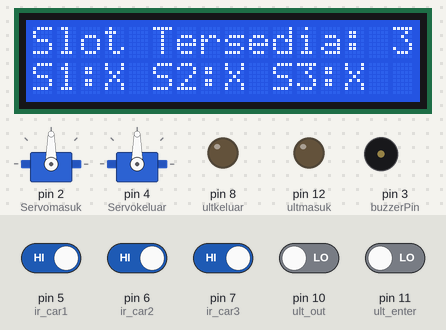
Bench run of a sketch on a simulated Arduino Uno, built with avr-gcc and run on an emulated ATmega328P. Shown: 2 × servo, 16×2 character LCD, output pins drawn as LEDs (lit = HIGH), buzzer (waves = sounding, pin HIGH). The inputs (shaded band) are chosen by the test bench; at power-on: pin 5 (ir_car1), pin 6 (ir_car2), pin 7 (ir_car3) HIGH, pin 10 (ult_out), pin 11 (ult_enter) LOW. What the sketch prints to the serial monitor is not drawn.

Above: at 17.3 s.
17.4 s: pin 5 (ir_car1) driven LOW and pin 6 (ir_car2) driven LOW
23.9 s: pin 7 (ir_car3) driven LOW
At 25.4 s:
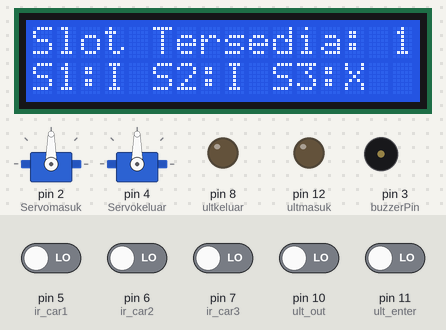
28.5 s: pin 5 (ir_car1) driven HIGH
At 31.1 s:
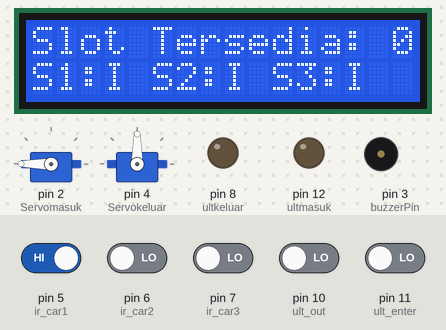
31.7 s: pin 6 (ir_car2) driven HIGH
At 33.2 s:
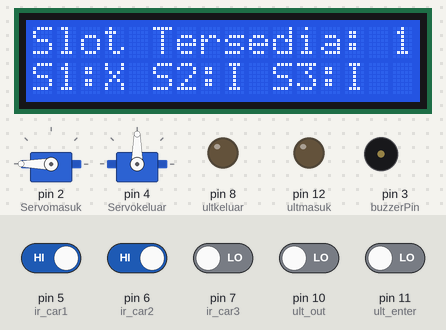
35.8 s: pin 5 (ir_car1) driven LOW
40.0 s: pin 7 (ir_car3) driven HIGH
At 44.91 s:
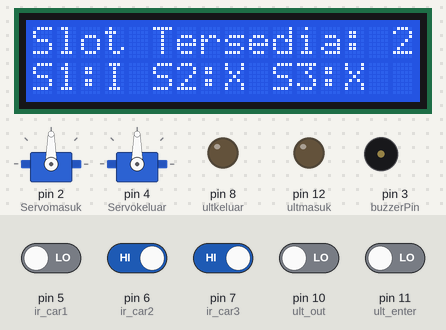
Timing chart, 0 to 45.1 s (numbered marks = the images above; inputs shaded):
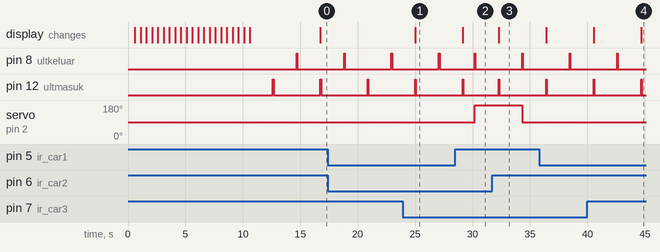

Measured:
- after the input at 40.0 s, the display: first differs from a run without the input after 4.7 s (image 4)
- by itself, pin 8 (ultkeluar): alternates HIGH for 0.05 s and LOW for 4.1 s

The sketch:

Main.ino
```cpp
#include <Servo.h>
#include <Wire.h>
#include <LiquidCrystal_I2C.h>

const int buttonPin = 1;
const int buzzerPin = 3;
int ultmasuk = 12;
int ultkeluar = 8;
int err = 0;

LiquidCrystal_I2C lcd(0x3f, 16, 2); //LCD
Servo Servomasuk; // servo masuk
Servo Servokeluar; // servo keluar

#define ult_enter 11 // Echo
#define ult_out 10  // Echo

#define ir_car1 5
#define ir_car2 6
#define ir_car3 7
#define opbut 0

int S1 = 0, S2 = 0, S3 = 0;
int slot = 3;
int pos1 = 0;
int pos2 = 0;
int total = 0;

void setup() {
  Serial.begin(9600);
  pinMode(ir_car1, INPUT); // slot parkir 1
  pinMode(ir_car2, INPUT); // slot parkir 2
  pinMode(ir_car3, INPUT); // slot parkir 3
  pinMode(ult_enter, INPUT);
  pinMode(ult_out, INPUT);
  pinMode(ultmasuk, OUTPUT);
  pinMode(ultkeluar, OUTPUT);
  pinMode(buttonPin, INPUT);
  pinMode(buzzerPin, OUTPUT);
  pinMode(opbut, INPUT_PULLUP);

  Servomasuk.attach(2);
  Servokeluar.attach(4);

  lcd.backlight();
  lcd.begin();
  lcd.setCursor(0, 0);
  lcd.print("Pendeteksi Slot Parkir");
  lcd.setCursor(0, 1);
  lcd.print("   KELOMPOK 2  ");
  for (int i = 1; i <= 23; i++) {
    lcd.scrollDisplayLeft();
    delay(500);
  }
  delay(1000);
  lcd.clear();
  Read_Sensor();
}

void loop() {
  Read_Sensor();
  digitalWrite(ultmasuk,HIGH);
  delay(50);
  digitalWrite(ultmasuk,LOW);
  float waktu = pulseIn(ult_enter, HIGH);
  int jarak = waktu*0.032/2;
  //Serial.print(jarak);
  //Serial.println("  cm");
  if(jarak <= 6 && slot > 0){
    delay(1000);
    open_servomasuk();
  }else{
    close_servomasuk();
  }

  int buttonState = digitalRead(buttonPin);

  // Memeriksa jika tombol ditekan
  if (buttonState == HIGH) {
    // Memutar bunyi buzzer
    digitalWrite(buzzerPin, 1000);
  } else {
    // Mematikan bunyi buzzer
    digitalWrite(buzzerPin, 0);
  }

  digitalWrite(ultkeluar,HIGH);
  delay(50);
  digitalWrite(ultkeluar,LOW);
  float waktu2 = pulseIn(ult_out, HIGH);
  int jarak2 = waktu2*0.032/2;
  //Serial.print(jarak2);
  //Serial.println("  cm");
  if(jarak2 <= 6){
    open_servokeluar();
    delay(1000);
  }else{
    close_servokeluar();
  }

  err = digitalRead(opbut);
  if (err == LOW){
    open_servokeluar();
  }

  hitung_slot();

  lcd.setCursor(0, 0);
  lcd.print("Slot Tersedia: ");
  lcd.print(slot);

  lcd.setCursor(0, 1);
  if (S1 == 1) {
    lcd.print("S1:I ");
  } else {
    lcd.print("S1:X ");
  }
  lcd.setCursor(5, 1);
  if (S2 == 1) {
    lcd.print("S2:I ");
  } else {
    lcd.print("S2:X ");
  }
  lcd.setCursor(10, 1);
  if (S3 == 1) {
    lcd.print("S3:I ");
  } else {
    lcd.print("S3:X ");
  }
   Serial.println(slot);
}

void hitung_slot(){
  if (S1 == 1 && S2 == 1 && S3 == 1){
    slot = 0;
  }
  if (S1 == 0 && S2 == 0 && S3 == 0){
    slot = 3;
  }
  if ((S1 == 1 && S2 == 1 && S3 == 0)||(S1 == 1 && S2 == 0 && S3 == 1)||(S1 == 0 && S2 == 1 && S3 == 1)){
    slot = 1;
  }
  if ((S1 == 1 && S2 == 0 && S3 == 0)||(S1 == 0 && S2 == 0 && S3 == 1)||(S1 == 0 && S2 == 1 && S3 == 0)){
    slot = 2;
  }
}

void Read_Sensor() {
  S1 = 0, S2 = 0, S3 = 0;
  if (digitalRead(ir_car1) == 0){
    S1 = 1;

  }
  if (digitalRead(ir_car2) == 0){
    S2 = 1;

  }
  if (digitalRead(ir_car3) == 0){
    S3 = 1;
  }

}

void open_servomasuk(){
    Servomasuk.write(90);
}
void open_servokeluar(){
    Servokeluar.write(90);
}
void close_servokeluar(){
    Servokeluar.write(0);
}
void close_servomasuk(){
    Servomasuk.write(180);
}
```
